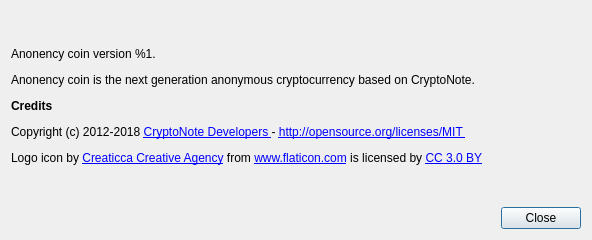
<?xml version="1.0" encoding="UTF-8"?>
<ui version="4.0">
 <class>AboutDialog</class>
 <widget class="QDialog" name="AboutDialog">
  <property name="geometry">
   <rect>
    <x>0</x>
    <y>0</y>
    <width>592</width>
    <height>240</height>
   </rect>
  </property>
  <property name="sizePolicy">
   <sizepolicy hsizetype="Fixed" vsizetype="Fixed">
    <horstretch>0</horstretch>
    <verstretch>0</verstretch>
   </sizepolicy>
  </property>
  <property name="minimumSize">
   <size>
    <width>592</width>
    <height>240</height>
   </size>
  </property>
  <property name="maximumSize">
   <size>
    <width>592</width>
    <height>240</height>
   </size>
  </property>
  <property name="windowTitle">
   <string>About %1</string>
  </property>
  <layout class="QVBoxLayout" name="verticalLayout" stretch="0,0">
   <item>
    <widget class="QLabel" name="m_aboutLabel">
     <property name="sizePolicy">
      <sizepolicy hsizetype="Preferred" vsizetype="Expanding">
       <horstretch>0</horstretch>
       <verstretch>0</verstretch>
      </sizepolicy>
     </property>
     <property name="text">
      <string>&lt;html&gt;&lt;head/&gt;&lt;body&gt;&lt;p&gt;Anonency coin version %1.&lt;/p&gt;&lt;p&gt;Anonency coin is the next generation anonymous cryptocurrency based on CryptoNote.&lt;/p&gt;&lt;p&gt; &lt;strong&gt;Credits&lt;/strong&gt;&lt;/p&gt;&lt;p&gt; Copyright (c) 2012-2018 &lt;a href=&quot;https://cryptonote.org/&quot;&gt; &lt;span style=&quot; text-decoration: underline; color:#0000ff;&quot;&gt;CryptoNote Developers&lt;/span&gt; &lt;/a&gt; - &lt;a href=&quot;http://opensource.org/licenses/MIT&quot;&gt; &lt;span style=&quot; text-decoration: underline; color:#0000ff;&quot;&gt;http://opensource.org/licenses/MIT&lt;/span&gt; &lt;/a&gt;&lt;/p&gt;&lt;p&gt; Logo icon by &lt;a href=&quot;https://www.flaticon.com/authors/creaticca-creative-agency&quot; title=&quot;Creaticca Creative Agency&quot; style=&quot; text-decoration: underline; color:#0000ff;&quot;&gt;Creaticca Creative Agency&lt;/a&gt; from &lt;a href=&quot;https://www.flaticon.com/&quot; title=&quot;Flaticon&quot; style=&quot; text-decoration: underline; color:#0000ff;&quot;&gt;www.flaticon.com&lt;/a&gt; is licensed by &lt;a href=&quot;http://creativecommons.org/licenses/by/3.0/&quot; title=&quot;Creative Commons BY 3.0&quot; target=&quot;_blank&quot; style=&quot; text-decoration: underline; color:#0000ff;&quot;&gt;CC 3.0 BY&lt;/a&gt;&lt;/p&gt;&lt;/body&gt;&lt;/html&gt;</string>
     </property>
     <property name="textFormat">
      <enum>Qt::RichText</enum>
     </property>
     <property name="wordWrap">
      <bool>true</bool>
     </property>
     <property name="openExternalLinks">
      <bool>true</bool>
     </property>
    </widget>
   </item>
   <item>
    <layout class="QHBoxLayout" name="horizontalLayout">
     <item>
      <spacer name="horizontalSpacer">
       <property name="orientation">
        <enum>Qt::Horizontal</enum>
       </property>
       <property name="sizeHint" stdset="0">
        <size>
         <width>40</width>
         <height>20</height>
        </size>
       </property>
      </spacer>
     </item>
     <item>
      <widget class="QPushButton" name="m_closeButton">
       <property name="text">
        <string>Close</string>
       </property>
      </widget>
     </item>
    </layout>
   </item>
  </layout>
 </widget>
 <resources/>
 <connections>
  <connection>
   <sender>m_closeButton</sender>
   <signal>clicked()</signal>
   <receiver>AboutDialog</receiver>
   <slot>accept()</slot>
   <hints>
    <hint type="sourcelabel">
     <x>538</x>
     <y>285</y>
    </hint>
    <hint type="destinationlabel">
     <x>294</x>
     <y>156</y>
    </hint>
   </hints>
  </connection>
 </connections>
</ui>
